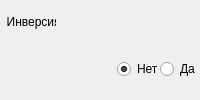
       <widget class="QWidget" name="wPolyline" native="true">
        <layout class="QVBoxLayout" name="verticalLayout_5">
         <property name="spacing">
          <number>3</number>
         </property>
         <property name="leftMargin">
          <number>0</number>
         </property>
         <property name="topMargin">
          <number>0</number>
         </property>
         <property name="rightMargin">
          <number>0</number>
         </property>
         <property name="bottomMargin">
          <number>9</number>
         </property>
         <item alignment="Qt::AlignLeft">
          <widget class="QLabel" name="label">
           <property name="maximumSize">
            <size>
             <width>56</width>
             <height>16777215</height>
            </size>
           </property>
           <property name="text">
            <string>  Инверсия:</string>
           </property>
          </widget>
         </item>
         <item alignment="Qt::AlignRight">
          <widget class="QWidget" name="widget_4" native="true">
           <layout class="QHBoxLayout" name="horizontalLayout_2">
            <property name="spacing">
             <number>3</number>
            </property>
            <property name="leftMargin">
             <number>0</number>
            </property>
            <property name="topMargin">
             <number>0</number>
            </property>
            <property name="rightMargin">
             <number>0</number>
            </property>
            <property name="bottomMargin">
             <number>0</number>
            </property>
            <item alignment="Qt::AlignRight">
             <widget class="QRadioButton" name="rbPolylineInverseNo">
              <property name="minimumSize">
               <size>
                <width>40</width>
                <height>0</height>
               </size>
              </property>
              <property name="maximumSize">
               <size>
                <width>40</width>
                <height>16777215</height>
               </size>
              </property>
              <property name="text">
               <string>Нет</string>
              </property>
              <property name="checked">
               <bool>true</bool>
              </property>
              <attribute name="buttonGroup">
               <string notr="true">bgPolylineInverse</string>
              </attribute>
             </widget>
            </item>
            <item alignment="Qt::AlignRight">
             <widget class="QRadioButton" name="rbPolylineInverseYes">
              <property name="minimumSize">
               <size>
                <width>40</width>
                <height>0</height>
               </size>
              </property>
              <property name="maximumSize">
               <size>
                <width>40</width>
                <height>16777215</height>
               </size>
              </property>
              <property name="text">
               <string>Да</string>
              </property>
              <attribute name="buttonGroup">
               <string notr="true">bgPolylineInverse</string>
              </attribute>
             </widget>
            </item>
           </layout>
          </widget>
         </item>
        </layout>
       </widget>
